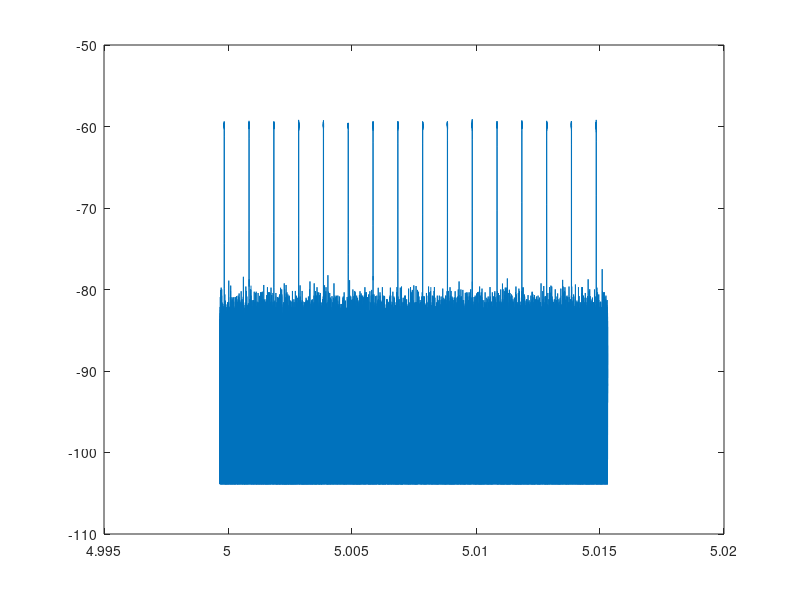

Source code (MATLAB):
clear all
clc
load('data_high_snr.mat')     %%%%%% Loading data file
plot(timet,10*log10(abs(data).^2))
%%% Assume WGN noise in the measurements
%%%%% Here is the hypothesis model
% H0: r = w
% H1: r = A + w
%%% Then using Neyman-Pearson Theorem %%%%
%%%  P(r|H1)/P(r|H0) > eta
%%% for simplicity we use -> eta = Pr(H0)/Pr(H1) 
%%% Then we detect H1 if -> r > N/A*log(eta) + A/2 
%%% We can convert this to dBm ---> 10*log10(abs(r).^2)
%%% No of pulse samples around 1300 -> Pr(H1) = 0.0065 
%%% From the first plot --> N = 10^9 mW ; A = 10^3 mV ? 
%%% Therefore we use our threshold -66dBm

